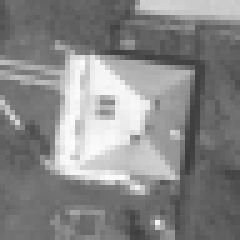
#> input picture FourierMellinTransform/images/wzor.pgm, 48 x 48 px (shown 5 times larger)
$ python fourier-mellin-tf.py
#> lines starting #> are read from the running program, lines starting #| are printed output that depends on the picture; long printed decimals are rounded
import matplotlib.pyplot as plt
import numpy as np
import cv2

model = cv2.imread('images/wzor.pgm')
#> model is the input picture: shape (48, 48, 3); min 59, max 252, mean 135.1
model = cv2.cvtColor(model, cv2.COLOR_BGR2GRAY)
#> model: shape (48, 48)

img = cv2.imread('images/domek_r0.pgm')
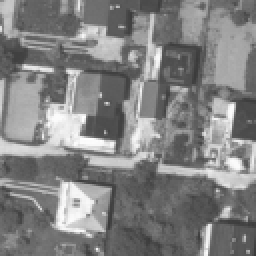
#> input picture FourierMellinTransform/images/domek_r0.pgm, 128 x 128 px (shown 2 times larger)
#> img is the input picture: shape (128, 128, 3); min 57, max 255, mean 129.7
img = cv2.cvtColor(img, cv2.COLOR_BGR2GRAY)
#> img: shape (128, 128)

# wzorzec z zerami
model2 = np.zeros(img.shape)
model2[0:model.shape[0], 0:model.shape[1]] = model

# korelacja w dziedzinie częstotliwości
model2_fft = np.fft.fft2(model2)
img_fft = np.fft.fft2(img)

# sprzężenie i moduł
conjugation = np.conj(model2_fft) * img_fft
conjugation = conjugation / np.abs(conjugation)
module = np.abs(np.fft.ifft2(conjugation))

# współrzędne maksimum w obrazie modułu transformaty odwrotnej
y, x = np.unravel_index(np.argmax(module), module.shape)
#> y = 80; x = 17

# macierz translacji
translation_matrix = np.float32([[1, 0, x], [0, 1, y]])
#> translation_matrix = [[1, 0, 17], [0, 1, 80]]

# przekształcenie afiniczne
translated_image = cv2.warpAffine(model, translation_matrix, (img.shape[1], img.shape[0]))

plt.imshow(model, cmap='gray')
plt.title('Model')
plt.axis('off')
plt.show()

plt.imshow(img, cmap='gray')
plt.plot(x, y, '*r')
plt.title('Houses')
plt.axis('off')
plt.show()

plt.imshow(translated_image, cmap='gray')
plt.title('Translated image')
plt.axis('off')
plt.show()

def hanning2D(n):
    h = np.hanning(n)
    return np.sqrt(np.outer(h, h))


def highpassFilter(size):
    rows = np.cos(np.pi*np.array([-0.5 + x / (size[0] - 1) for x in range(size[0])]))
    cols = np.cos(np.pi*np.array([-0.5 + x / (size[1] - 1) for x in range(size[1])]))
    X = np.outer(rows, cols)
    return (1.0 - X) * (2.0 - X)

# wzorzec
model_in = cv2.imread('images/domek_r0_64.pgm')
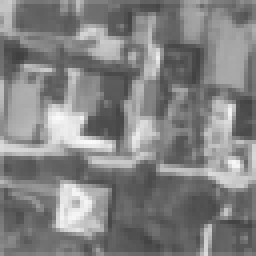
#> input picture FourierMellinTransform/images/domek_r0_64.pgm, 64 x 64 px (shown 4 times larger)
#> model_in is the input picture: shape (64, 64, 3); min 64, max 250, mean 129.9
model_in = cv2.cvtColor(model_in, cv2.COLOR_BGR2GRAY)
#> model_in: shape (64, 64)

# obrazy obrócone
for i in range(0, 330, 30):
    img = 'images/domek_r' + str(i) + '.pgm'
    img = cv2.imread(img)
    img = cv2.cvtColor(img, cv2.COLOR_BGR2GRAY)

    model2 = np.zeros(img.shape)
    model = model_in * hanning2D(model_in.shape[0])
#> model: shape (64, 64) float64
    model2[0:model.shape[0], 0:model.shape[1]] = model
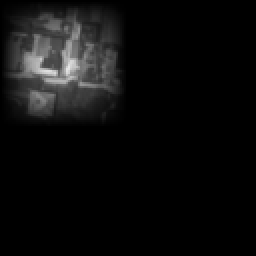
#> model2: shape (128, 128) float64 (shown 2 times larger); min 0, max 231.5, mean 13.1

    img_fft = np.fft.fft2(img)
    img_fft = np.fft.fftshift(img_fft)

    model2_fft = np.fft.fft2(model2)
    model2_fft = np.fft.fftshift(model2_fft)

    # filtracja
    img_f = np.abs(img_fft) * highpassFilter(img_fft.shape)
#> in highpassFilter, `rows = np.cos(np.pi*np.array([-0.5 + x / (size[0] - 1) for x in range(..`: rows = 128 values, max 1 at index 63, min 6.12e-17 at index 0, mean 0.632
#> in highpassFilter, `cols = np.cos(np.pi*np.array([-0.5 + x / (size[1] - 1) for x in range(..`: cols has the same summary as rows
    model2_f = np.abs(model2_fft) * highpassFilter(model2_fft.shape)

    img_fft = np.abs(img_f)
    model2_fft = np.abs(model2_f)

    M = model2_fft.shape[0] / np.log(model2_fft.shape[0] // 2)
#> M = 30.78
    center = (model2_fft.shape[0] // 2, model2_fft.shape[1] // 2)
#> center = (64, 64)

    model2_logpolar = cv2.logPolar(model2_fft, center, M, cv2.INTER_LINEAR + cv2.WARP_FILL_OUTLIERS)
    img_logpolar = cv2.logPolar(img_fft, center, M, cv2.INTER_LINEAR + cv2.WARP_FILL_OUTLIERS)

    img_fft = np.fft.fft2(img_logpolar)
    model2_fft = np.fft.fft2(model2_logpolar)

    # sprzężenie i moduł
    conjugation = np.conj(model2_fft) * img_fft
    conjugation = conjugation / np.abs(conjugation)
    module = np.abs(np.fft.ifft2(conjugation))
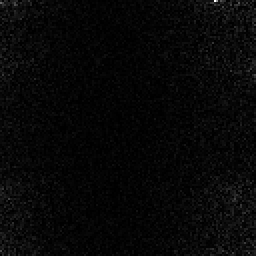
#> module: shape (128, 128) float64 (shown 2 times larger); min 4.36e-07, max 0.179, mean 0.00543; drawn with min black and max white

    # współrzędne maksimum w obrazie modułu transformaty odwrotnej
    alph, logp = np.unravel_index(np.argmax(module), module.shape)
#> alph = 0; logp = 107

    logpolar_size, alpha_size = img_logpolar.shape
#> logpolar_size = 128; alpha_size = 128

    if logp > logpolar_size // 2:
        w = logpolar_size - logp  # powiększenie
#> w = 21
    else:
        w = - logp  # pomniejszenie

    scale = np.exp(w / M)  # M jest parametrem funkcji cv2.logPolar
#> scale = 1.98
    print('Skala:', scale)
#| Skala: 1.978

    alpha = (alph * 360.0) / alpha_size
#> alpha = 0
    angle1 = - alpha
#> angle1 = 0
    angle2 = 180 - alpha
#> angle2 = 180

    im = np.zeros(img.shape)
    x1 = int((img.shape[0] - model.shape[0]) / 2)
#> x1 = 32
    x2 = int((img.shape[0] + model.shape[0]) / 2)
#> x2 = 96

    y1 = int((img.shape[1] - model.shape[1]) / 2)
#> y1 = 32
    y2 = int((img.shape[1] + model.shape[1]) / 2)
#> y2 = 96

    im[x1:x2, y1:y2] = model_in
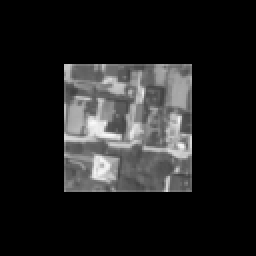
#> im: shape (128, 128) float64 (shown 2 times larger); min 0, max 250, mean 32.5

    center_rotation = (im.shape[0] / 2 - 0.5, im.shape[1] / 2 - 0.5)
#> center_rotation = (63.5, 63.5)

    matrix1 = cv2.getRotationMatrix2D(center_rotation, angle1, scale)
#> matrix1 = [[1.98, 0, -62.13], [0, 1.98, -62.13]]
    im_rotated1 = cv2.warpAffine(im, matrix1, im.shape)

    matrix2 = cv2.getRotationMatrix2D(center_rotation, angle2, scale)
#> matrix2 = [[-1.98, 2.42e-16, 189.1], [-2.42e-16, -1.98, 189.1]]
    im_rotated2 = cv2.warpAffine(im, matrix2, im.shape)
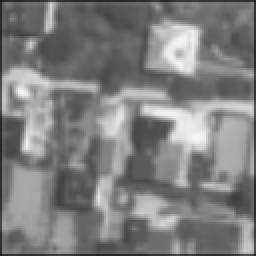
#> im_rotated2: shape (128, 128) float64 (shown 2 times larger); min 19.14, max 248.1, mean 127.1

    im_fft_1 = np.fft.fft2(im_rotated1)
    im_fft_2 = np.fft.fft2(im_rotated2)
    img_fft = np.fft.fft2(img)

    conjugation1 = np.conj(im_fft_1) * img_fft
    conjugation1 = conjugation1 / np.abs(conjugation1)
    module_1 = np.abs(np.fft.ifft2(conjugation1))

    conjugation2 = np.conj(im_fft_2) * img_fft
    conjugation2 = conjugation2 / np.abs(conjugation2)
    module_2 = np.abs(np.fft.ifft2(conjugation2))
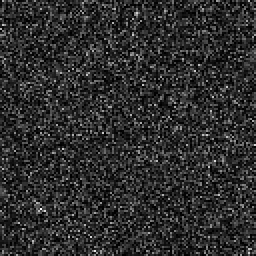
#> module_2: shape (128, 128) float64 (shown 2 times larger); min 6.8e-07, max 0.0346, mean 0.00621; drawn with min black and max white

    if np.amax(module_1) > np.amax(module_2):
        module_m = module_1
        pattern_m = im_rotated1
    else:
        module_m = module_2
        pattern_m = im_rotated2

    y, x = np.unravel_index(np.argmax(module_m), module_m.shape)
#> y = 0; x = 0
    if x > img.shape[0] - 5:
        x = x - img.shape[0]

    print('Wektory przesunięcia x, y -> obrazy obrócone:', x, y)
#| Wektory przesunięcia x, y -> obrazy obrócone: 0 0
    matrix = np.float32([[1, 0, x], [0, 1, y]])  # x, y - wektor przesunięcia
#> matrix = [[1, 0, 0], [0, 1, 0]]
#> (the run stopped early here; a loop or call above may not have finished)
